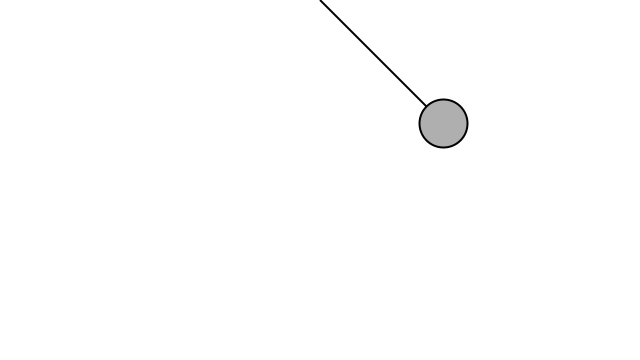
Frame 1 (no input)
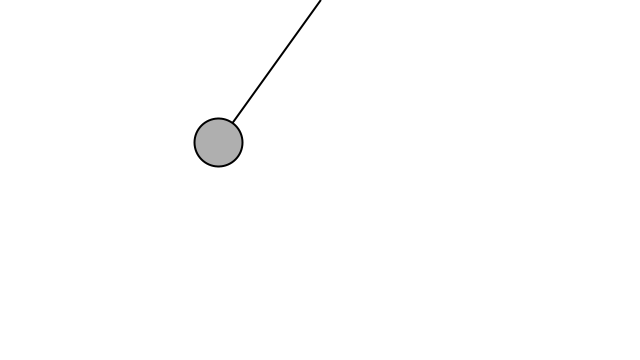
Frame 60 (the mouse pressed at the canvas centre just before this capture)
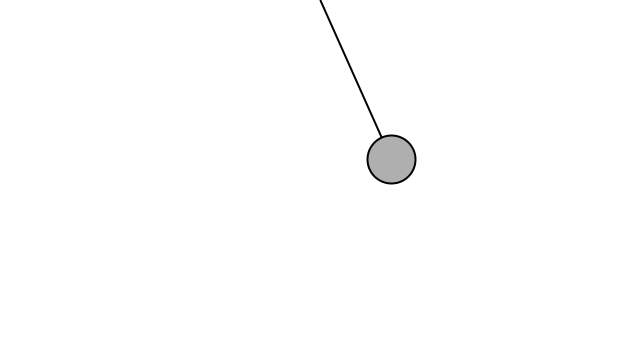
Frame 120 (the mouse held since frame 60 and released just before this capture)

The Processing sketch that drew these frames (run headless with seeded random() and noise(); from frame 60 on, the mouse is pressed at the canvas centre):

// Processing sketch: pendulumV1
// ── pendulumV1.pde
Pendulum p;

void setup() {
  size(640,360);
  // Make a new Pendulum with an origin position and armlength
  p = new Pendulum(new PVector(width/2,0),175);

}

void draw() {

  background(255);
  p.go();
}

void mousePressed() {
  p.clicked(mouseX,mouseY);
}

void mouseReleased() {
  p.stopDragging();
}
// ── Pendulum.pde
class Pendulum {

  PVector position;    // position of pendulum ball
  PVector origin;      // position of arm origin
  float r;             // Length of arm
  float angle;         // Pendulum arm angle
  float aVelocity;     // Angle velocity
  float aAcceleration; // Angle acceleration

    float ballr;         // Ball radius
  float damping;       // Arbitary damping amount

  boolean dragging = false;

  // This constructor could be improved to allow a greater variety of pendulums
  Pendulum(PVector origin_, float r_) {
    // Fill all variables
    origin = origin_.get();
    position = new PVector();
    r = r_;
    angle = PI/4;

    aVelocity = 0.0;
    aAcceleration = 0.0;
    damping = 0.995;   // Arbitrary damping
    ballr = 48.0;      // Arbitrary ball radius
  }

  void go() {
    update();
    drag();    //for user interaction
    display();
  }

  // Function to update position
  void update() {
    // As long as we aren't dragging the pendulum, let it swing!
    if (!dragging) {
      float gravity = 0.4;                              // Arbitrary constant
      aAcceleration = (-1 * gravity / r) * sin(angle);  // Calculate acceleration (see: http://www.myphysicslab.com/pendulum1.html)
      aVelocity += aAcceleration;                 // Increment velocity
      aVelocity *= damping;                       // Arbitrary damping
      angle += aVelocity;                         // Increment angle
    }
  }

  void display() {
    position.set(r*sin(angle), r*cos(angle), 0);         // Polar to cartesian conversion
    position.add(origin);                              // Make sure the position is relative to the pendulum's origin

    stroke(0);
    strokeWeight(2);
    // Draw the arm
    line(origin.x, origin.y, position.x, position.y);
    ellipseMode(CENTER);
    fill(175);
    if (dragging) fill(0);
    // Draw the ball
    ellipse(position.x, position.y, ballr, ballr);
  }


  // The methods below are for mouse interaction

  // This checks to see if we clicked on the pendulum ball
  void clicked(int mx, int my) {
    float d = dist(mx, my, position.x, position.y);
    if (d < ballr) {
      dragging = true;
    }
  }

  // This tells us we are not longer clicking on the ball
  void stopDragging() {
    aVelocity = 0; // No velocity once you let go
    dragging = false;
  }

  void drag() {
    // If we are draging the ball, we calculate the angle between the 
    // pendulum origin and mouse position
    // we assign that angle to the pendulum
    if (dragging) {
      PVector diff = PVector.sub(origin, new PVector(mouseX, mouseY));      // Difference between 2 points
      angle = atan2(-1*diff.y, diff.x) - radians(90);                      // Angle relative to vertical axis
    }
  }
}
